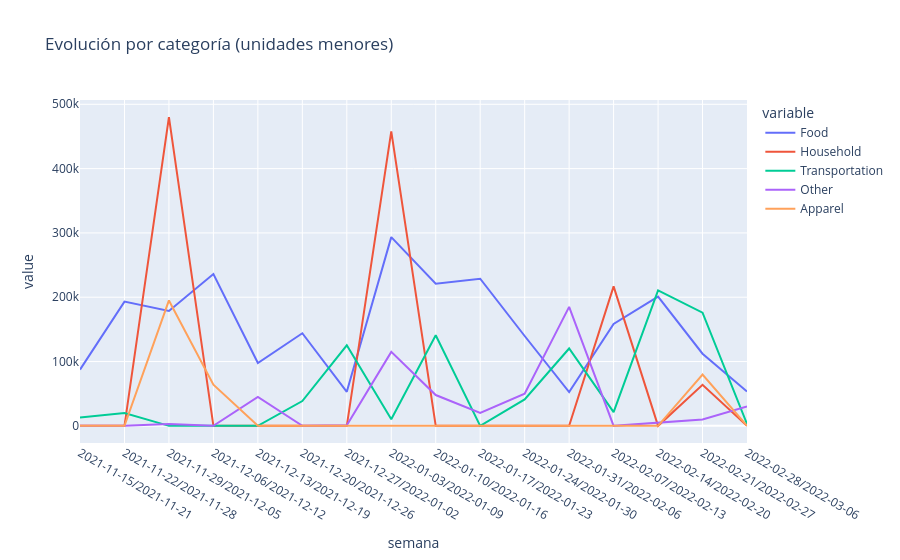
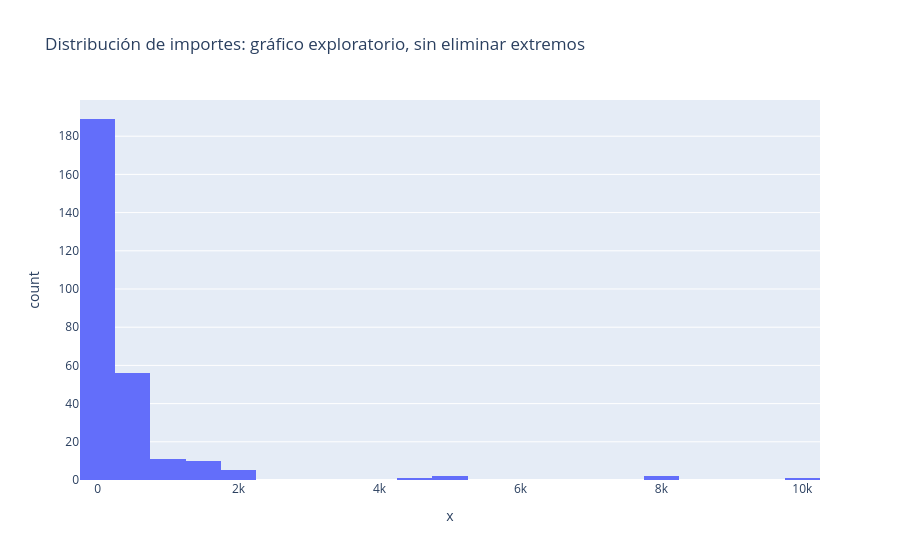

Source (notebook cell) for these figures, in order:
### Markdown cell above
## D. Categorías, dispersión y valores extremos

**Objetivo:** estudiar frecuencia, importe, media/mediana y actividad semanal, además de señales IQR. Los valores extremos se conservan.

### Code cell
display(pd.Series(summary['category_counts'],name='frecuencia').to_frame())
display(categories)
top=list(categories.head(5).category)
z=weekly_categories[top].reset_index(names='semana');z['semana']=z.semana.astype(str)
display(px.line(z,x='semana',y=top,title='Evolución por categoría (unidades menores)'))
amount_col='INR' if 'INR' in raw else 'Amount'
x=pd.to_numeric(raw[amount_col],errors='coerce')
display(px.histogram(x=x,nbins=35,title='Distribución de importes: gráfico exploratorio, sin eliminar extremos'))

### Figure 1 — Plotly figure (JSON) as saved in the notebook; plotly's stock layout.template omitted (floating-point values rounded to 4 significant figures)
{"data": [{"hovertemplate": "variable=Food<br>semana=%{x}<br>value=%{y}<extra></extra>", "legendgroup": "Food", "line": {"color": "#636efa", "dash": "solid"}, "marker": {"symbol": "circle"}, "mode": "lines", "name": "Food", "orientation": "v", "showlegend": true, "type": "scatter", "x": ["2021-11-15/2021-11-21", "2021-11-22/2021-11-28", "2021-11-29/2021-12-05", "2021-12-06/2021-12-12", "2021-12-13/2021-12-19", "2021-12-20/2021-12-26", "2021-12-27/2022-01-02", "2022-01-03/2022-01-09", "2022-01-10/2022-01-16", "2022-01-17/2022-01-23", "2022-01-24/2022-01-30", "2022-01-31/2022-02-06", "2022-02-07/2022-02-13", "2022-02-14/2022-02-20", "2022-02-21/2022-02-27", "2022-02-28/2022-03-06"], "xaxis": "x", "y": [87500, 193140, 178600, 236172, 97700, 144000, 52900, 293411, 220925, 228715, 139700, 52500, 158500, 200900, 112170, 53415], "yaxis": "y"}, {"hovertemplate": "variable=Household<br>semana=%{x}<br>value=%{y}<extra></extra>", "legendgroup": "Household", "line": {"color": "#EF553B", "dash": "solid"}, "marker": {"symbol": "circle"}, "mode": "lines", "name": "Household", "orientation": "v", "showlegend": true, "type": "scatter", "x": ["2021-11-15/2021-11-21", "2021-11-22/2021-11-28", "2021-11-29/2021-12-05", "2021-12-06/2021-12-12", "2021-12-13/2021-12-19", "2021-12-20/2021-12-26", "2021-12-27/2022-01-02", "2022-01-03/2022-01-09", "2022-01-10/2022-01-16", "2022-01-17/2022-01-23", "2022-01-24/2022-01-30", "2022-01-31/2022-02-06", "2022-02-07/2022-02-13", "2022-02-14/2022-02-20", "2022-02-21/2022-02-27", "2022-02-28/2022-03-06"], "xaxis": "x", "y": [0, 0, 480000, 0, 0, 0, 0, 458000, 0, 0, 0, 0, 216900, 0, 63900, 0], "yaxis": "y"}, {"hovertemplate": "variable=Transportation<br>semana=%{x}<br>value=%{y}<extra></extra>", "legendgroup": "Transportation", "line": {"color": "#00cc96", "dash": "solid"}, "marker": {"symbol": "circle"}, "mode": "lines", "name": "Transportation", "orientation": "v", "showlegend": true, "type": "scatter", "x": ["2021-11-15/2021-11-21", "2021-11-22/2021-11-28", "2021-11-29/2021-12-05", "2021-12-06/2021-12-12", "2021-12-13/2021-12-19", "2021-12-20/2021-12-26", "2021-12-27/2022-01-02", "2022-01-03/2022-01-09", "2022-01-10/2022-01-16", "2022-01-17/2022-01-23", "2022-01-24/2022-01-30", "2022-01-31/2022-02-06", "2022-02-07/2022-02-13", "2022-02-14/2022-02-20", "2022-02-21/2022-02-27", "2022-02-28/2022-03-06"], "xaxis": "x", "y": [13000, 20100, 0, 0, 0, 38600, 125300, 10200, 140800, 0, 41200, 120300, 21400, 210500, 175980, 3000], "yaxis": "y"}, {"hovertemplate": "variable=Other<br>semana=%{x}<br>value=%{y}<extra></extra>", "legendgroup": "Other", "line": {"color": "#ab63fa", "dash": "solid"}, "marker": {"symbol": "circle"}, "mode": "lines", "name": "Other", "orientation": "v", "showlegend": true, "type": "scatter", "x": ["2021-11-15/2021-11-21", "2021-11-22/2021-11-28", "2021-11-29/2021-12-05", "2021-12-06/2021-12-12", "2021-12-13/2021-12-19", "2021-12-20/2021-12-26", "2021-12-27/2022-01-02", "2022-01-03/2022-01-09", "2022-01-10/2022-01-16", "2022-01-17/2022-01-23", "2022-01-24/2022-01-30", "2022-01-31/2022-02-06", "2022-02-07/2022-02-13", "2022-02-14/2022-02-20", "2022-02-21/2022-02-27", "2022-02-28/2022-03-06"], "xaxis": "x", "y": [0, 0, 3000, 0, 45000, 0, 800, 115000, 47900, 20000, 50000, 185000, 0, 5000, 10000, 30000], "yaxis": "y"}, {"hovertemplate": "variable=Apparel<br>semana=%{x}<br>value=%{y}<extra></extra>", "legendgroup": "Apparel", "line": {"color": "#FFA15A", "dash": "solid"}, "marker": {"symbol": "circle"}, "mode": "lines", "name": "Apparel", "orientation": "v", "showlegend": true, "type": "scatter", "x": ["2021-11-15/2021-11-21", "2021-11-22/2021-11-28", "2021-11-29/2021-12-05", "2021-12-06/2021-12-12", "2021-12-13/2021-12-19", "2021-12-20/2021-12-26", "2021-12-27/2022-01-02", "2022-01-03/2022-01-09", "2022-01-10/2022-01-16", "2022-01-17/2022-01-23", "2022-01-24/2022-01-30", "2022-01-31/2022-02-06", "2022-02-07/2022-02-13", "2022-02-14/2022-02-20", "2022-02-21/2022-02-27", "2022-02-28/2022-03-06"], "xaxis": "x", "y": [0, 0, 195000, 64000, 0, 0, 0, 0, 0, 0, 0, 0, 0, 0, 79800, 0], "yaxis": "y"}], "layout": {"legend": {"title": {"text": "variable"}, "tracegroupgap": 0}, "title": {"text": "Evolución por categoría (unidades menores)"}, "xaxis": {"anchor": "y", "domain": [0.0, 1.0], "title": {"text": "semana"}}, "yaxis": {"anchor": "x", "domain": [0.0, 1.0], "title": {"text": "value"}}}}

### Figure 2 — Plotly figure (JSON) as saved in the notebook; plotly's stock layout.template omitted (floating-point values rounded to 4 significant figures; data arrays with more than 128 entries replaced by an {"elided": "..."} marker saying what was removed)
{"data": [{"bingroup": "x", "hovertemplate": "x=%{x}<br>count=%{y}<extra></extra>", "legendgroup": "", "marker": {"color": "#636efa", "pattern": {"shape": ""}}, "name": "", "nbinsx": 35, "orientation": "v", "showlegend": false, "type": "histogram", "x": {"elided": "277 float values"}, "xaxis": "x", "yaxis": "y"}], "layout": {"barmode": "relative", "legend": {"tracegroupgap": 0}, "title": {"text": "Distribución de importes: gráfico exploratorio, sin eliminar extremos"}, "xaxis": {"anchor": "y", "domain": [0.0, 1.0], "title": {"text": "x"}}, "yaxis": {"anchor": "x", "domain": [0.0, 1.0], "title": {"text": "count"}}}}
